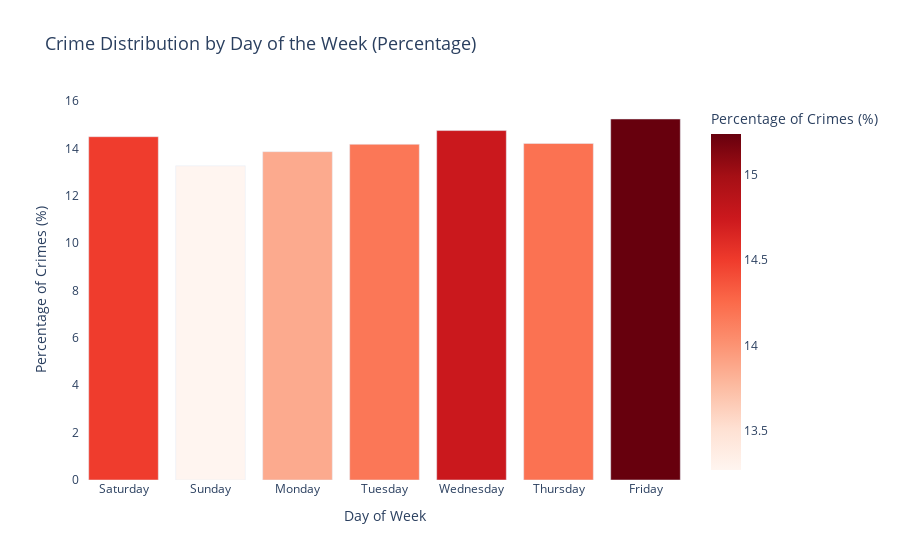

The notebook cell saved with this chart:
### Code cell
import plotly.express as px
day_counts = train_clean['DayOfWeek'].value_counts(normalize=True) * 100
day_order = ['Saturday', 'Sunday', 'Monday', 'Tuesday', 'Wednesday', 'Thursday', 'Friday']
day_counts = day_counts.reindex(day_order)

day_df = pd.DataFrame({
    'DayOfWeek': day_counts.index,
    'Percentage': day_counts.values
})

fig = px.bar(
    day_df,
    x='DayOfWeek',
    y='Percentage',
    title='Crime Distribution by Day of the Week (Percentage)',
    labels={'Percentage': 'Percentage of Crimes (%)', 'DayOfWeek': 'Day of Week'},
    color='Percentage',
    color_continuous_scale='Reds'
)

fig.update_layout(
    xaxis_title='Day of Week',
    yaxis_title='Percentage of Crimes (%)',
    plot_bgcolor='white',
    title_font_size=18
)

fig.show()

### Figure 1 — Plotly figure (JSON) as saved in the notebook; plotly's stock layout.template omitted (floating-point values rounded to 4 significant figures)
{"data": [{"alignmentgroup": "True", "hovertemplate": "Day of Week=%{x}<br>Percentage of Crimes (%)=%{marker.color}<extra></extra>", "legendgroup": "", "marker": {"color": [14.49, 13.27, 13.86, 14.17, 14.75, 14.21, 15.24], "coloraxis": "coloraxis", "pattern": {"shape": ""}}, "name": "", "offsetgroup": "", "orientation": "v", "showlegend": false, "textposition": "auto", "type": "bar", "x": ["Saturday", "Sunday", "Monday", "Tuesday", "Wednesday", "Thursday", "Friday"], "xaxis": "x", "y": [14.49, 13.27, 13.86, 14.17, 14.75, 14.21, 15.24], "yaxis": "y"}], "layout": {"barmode": "relative", "coloraxis": {"colorbar": {"title": {"text": "Percentage of Crimes (%)"}}, "colorscale": [[0, "rgb(255,245,240)"], [0.125, "rgb(254,224,210)"], [0.25, "rgb(252,187,161)"], [0.375, "rgb(252,146,114)"], [0.5, "rgb(251,106,74)"], [0.625, "rgb(239,59,44)"], [0.75, "rgb(203,24,29)"], [0.875, "rgb(165,15,21)"], [1, "rgb(103,0,13)"]]}, "legend": {"tracegroupgap": 0}, "plot_bgcolor": "white", "title": {"font": {"size": 18}, "text": "Crime Distribution by Day of the Week (Percentage)"}, "xaxis": {"anchor": "y", "domain": [0, 1], "title": {"text": "Day of Week"}}, "yaxis": {"anchor": "x", "domain": [0, 1], "title": {"text": "Percentage of Crimes (%)"}}}}
